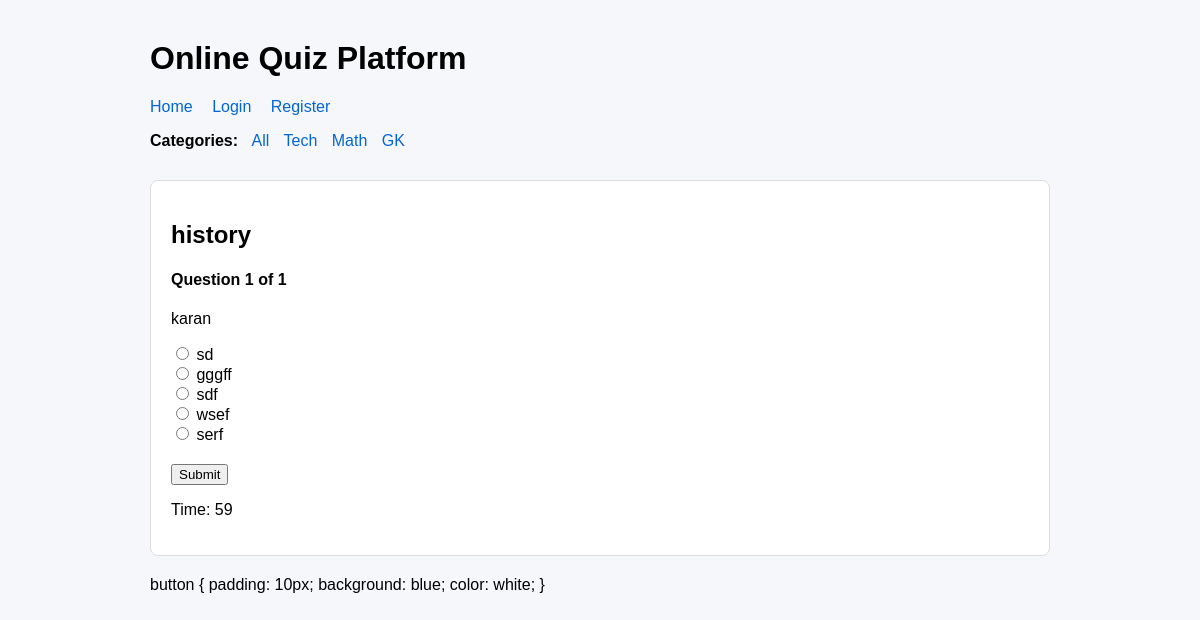
Screenshot of /quiz/2/ with the database file from the repository.
### quiz/models.py (models this page shows, shortened)
class Quiz(models.Model):
    CATEGORY_CHOICES = [
        ('tech', 'Technology'),
        ('math', 'Mathematics'),
        ('gk', 'General Knowledge'),
    ]
    DIFFICULTY_CHOICES = [
        ('easy', 'Easy'),
        ('medium', 'Medium'),
        ('hard', 'Hard'),
    ]
    title = models.CharField(max_length=200)
    description = models.TextField(blank=True)
    category = models.CharField(max_length=50, choices=CATEGORY_CHOICES, default='tech')
    difficulty = models.CharField(max_length=50, choices=DIFFICULTY_CHOICES, default='easy')
    created_by = models.ForeignKey(User, on_delete=models.CASCADE)
    created_at = models.DateTimeField(auto_now_add=True)

class Question(models.Model):
    quiz = models.ForeignKey(Quiz, on_delete=models.CASCADE, related_name='questions')
    question_text = models.TextField()

class Choice(models.Model):
    question = models.ForeignKey(Question, on_delete=models.CASCADE, related_name='choices')
    choice_text = models.CharField(max_length=255)
    is_correct = models.BooleanField(default=False)

### quiz/views.py (the view, shortened to what this page needs)
# urls.py: path('quiz/<int:quiz_id>/', views.start_quiz, name='start_quiz'),
def start_quiz(request, quiz_id):
    quiz = get_object_or_404(Quiz, id=quiz_id)
    questions = quiz.questions.prefetch_related('choices').all()
    return render(request, 'start_quiz.html', {
        'quiz': quiz,
        'questions': questions,
    })

### quiz/templates/start_quiz.html (shortened to what this page needs)
{% extends 'base.html' %}
{% block content %}
    <div class="card">
        <h2>{{ quiz.title }}</h2>
        {% if questions %}
            <form method="POST">
                {% for question in questions %}
                    <div class="question" style="display: none;">
                        <h4>Question {{ forloop.counter }} of {{ questions|length }}</h4>
                        <p>{{ question.question_text }}</p>
                        {% for choice in question.choices.all %}
                            <label>
                                <input type="radio" name="q{{ question.id }}" value="{{ choice.id }}">
                                {{ choice.choice_text }}
                            </label><br>
                        {% endfor %}
                    </div>
                {% endfor %}
                <div style="margin-top: 20px;">
                    <button type="submit" id="submitBtn">Submit</button>
                </div>
            </form>
            <p id="timer">Time: 60</p>
        {% else %}
            <p>This quiz has no questions yet.</p>
        {% endif %}
    </div>
{% endblock %}

### quiz/templates/base.html (style rules this page uses)
body { font-family: Arial, sans-serif; max-width: 900px; margin: 40px auto; padding: 0 20px; background-color: #f5f7fb; }
.card { border: 1px solid #ddd; padding: 20px; border-radius: 8px; margin-bottom: 20px; background: white; }

### rows the page displays
Quiz: title "history"
Question: questions "1", question_text "karan"
Choice: choice_text "sd"
Choice: choice_text "gggff"
Choice: choice_text "sdf"
Choice: choice_text "wsef"
Choice: choice_text "serf"
